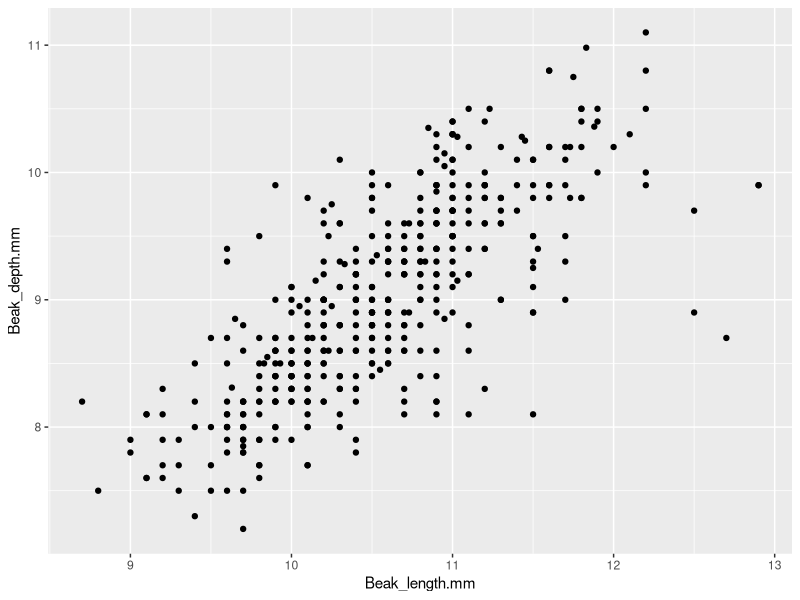
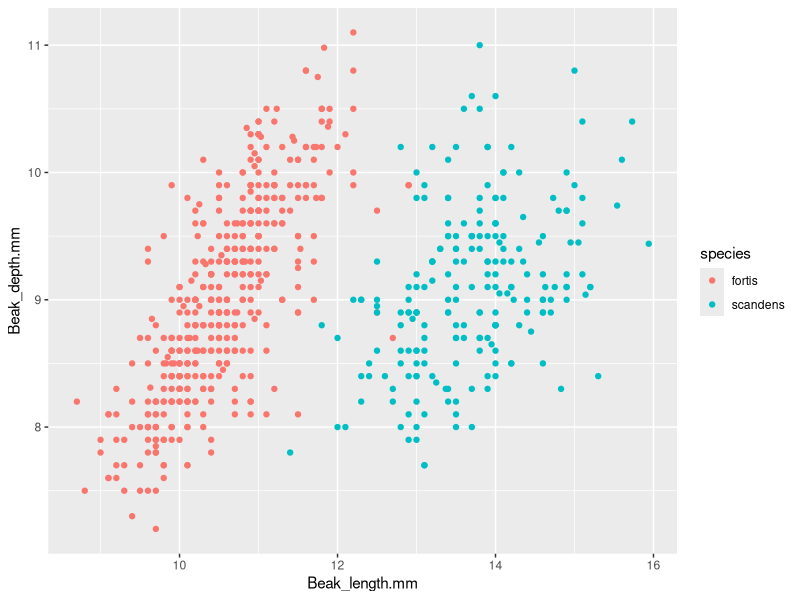
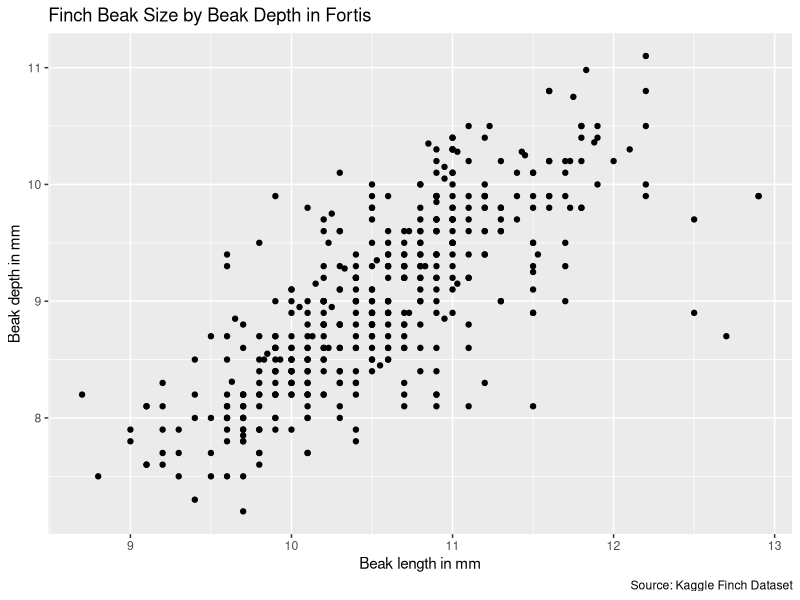
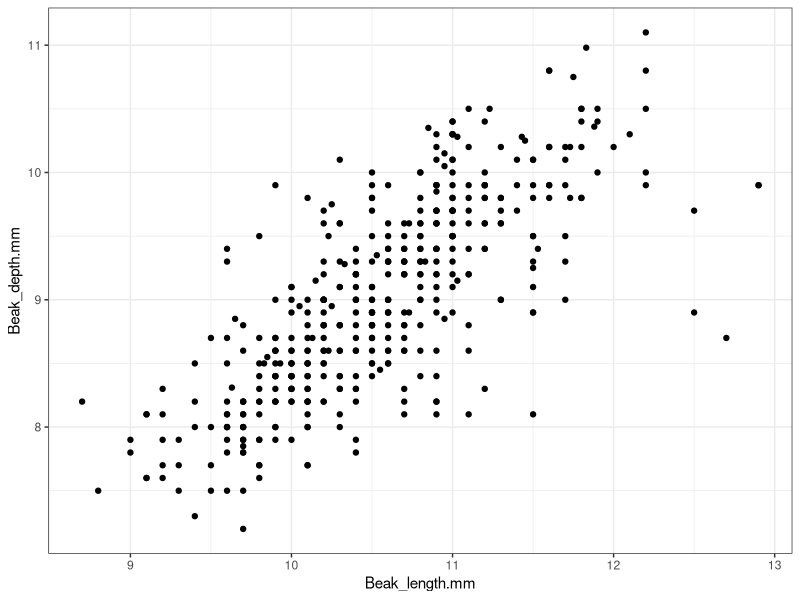
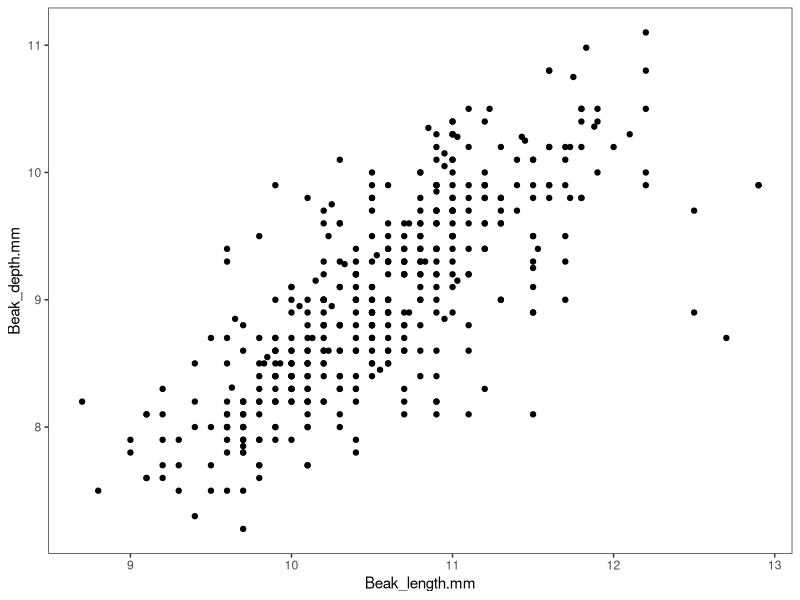
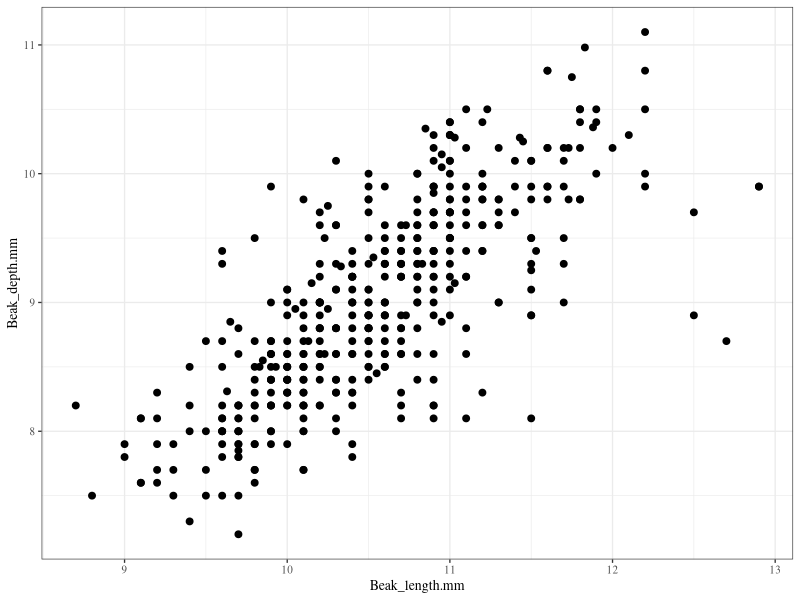
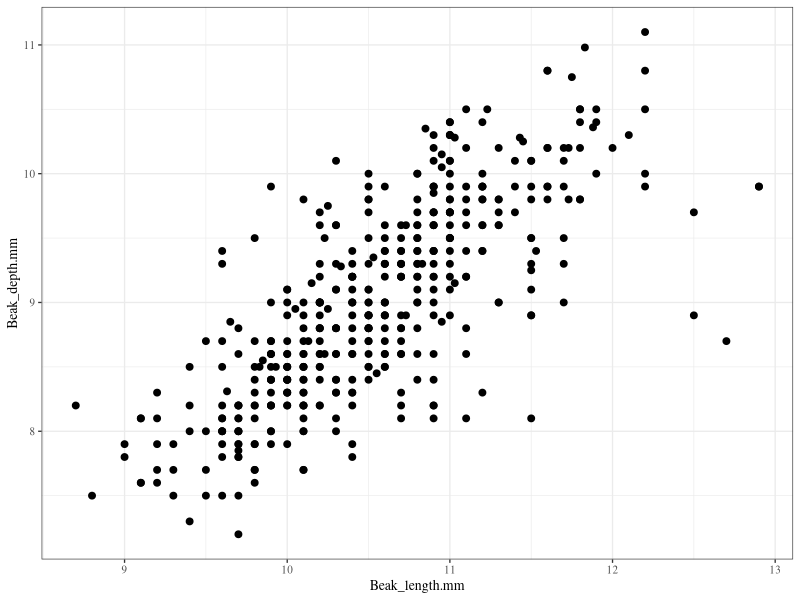
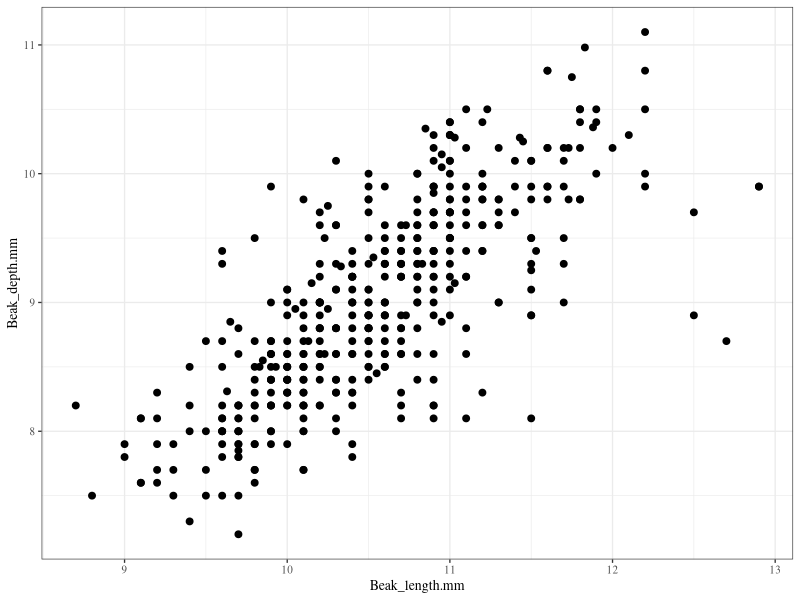

These figures' R source, in order:
## ---- chunk 1
# let's load the tidyverse, which holds ggplot
library(tidyverse) 
#setwd('./03_session')

# let's load the Finch data, it is actually four datasets
beak_t1<- read.csv("./data/finch_beaks_1975.csv")     # peak measurements in1 1975 for scandens / fortis
beak_t2<- read.csv("./data/finch_beaks_2012.csv")     # peak measurements in1 2012 for scandens / fortis
# fortis<- read.csv("./data/fortis_beak_depth_heredity.csv")      # species heredity info
# scandens<- read.csv("./data/scandens_beak_depth_heredity.csv")    # other species heredity info

## ---- chunk 2
# Add a new variable to each dataset to indicate the year
beak_t1 <- beak_t1 %>% mutate(year = 1975)
beak_t2 <- beak_t2 %>% mutate(year = 2012)

# Combine the datasets using bind_rows (dplyr::bind_rows())
finch_data <- bind_rows(beak_t1, beak_t2)

# View the combined dataset
head(finch_data)

## ---- chunk 3
# check the dataset is of the right format: here data.frame
class(finch_data)

# let's select the fortis data to plot
fortis_data<- finch_data %>% filter(species=="fortis")

# we start by specifying the dataset
ggplot(fortis_data, 
       # aesthetic layer: we specify what is the x-axis variable, and the y-axis variable
       aes(x = Beak_length.mm, y = Beak_depth.mm)
       ) + 
       # we specify that we want dots
       geom_point()

# Try plotting the 'scandens' data now based on the above

## ---- chunk 4

ggplot(finch_data, 
       # aesthetic layer: we separate groups by colour
       aes(x = Beak_length.mm, y = Beak_depth.mm, colour = species)) + 
       geom_point()

# Note we can group using size, alpha and shape parameters

## ---- chunk 5
ggplot(
  fortis_data, # another way to select the species 
  aes(x = Beak_length.mm, y = Beak_depth.mm)) + 
  geom_point() + 
  # Adding labels to a plot 
  labs( 
    x = "Beak length in mm",   # x-axis label
    y = "Beak depth in mm",    # y-axis label
    title = "Finch Beak Size by Beak Depth in Fortis",       
    caption = "Source: Kaggle Finch Dataset" # a good place to place the source of the data for instance
    )
## ---- chunk 6
# Apply a black-and-white theme 
ggplot(fortis_data, aes(x = Beak_length.mm, y = Beak_depth.mm)) + 
  geom_point() + 
  theme_bw()  

# Try theme_classic()

## ---- chunk 7
ggplot(fortis_data, aes(x = Beak_length.mm, y = Beak_depth.mm)) + 
  geom_point() + 
  theme_bw() + 
  theme( 
    # remove grids by specifying theme element_
    panel.grid.major = element_blank(), 
    panel.grid.minor = element_blank(), 
  )

## ---- chunk 8
ggplot(fortis_data, aes(x = Beak_length.mm, y = Beak_depth.mm)) + 
  geom_point(size=2) + 
  theme_bw(base_size = 10) + 
  theme(text = element_text(family = "serif"))

# Exercise

# Check ?theme_bw() and ?theme() to find out about theme_bw() and general theme parameters
# 1. assign the plot to a handle h
# 2. try different pre-defined themes with h+theme_*
# 3. change the default font family to "sans" (sans serif)
# 4. change the "face" of the font to "italic"
# 5. change the font size and dots' size so it is visible from 3 meters away (hint: size parameter for dots) 
# 6. add transparency to the dots so we can appreciate their density (hint: alpha parameter for dots)
# Alpha adjusts the transparency with a range of 0-1 with 1 being entirely opaque, 0 invisible

## ---- chunk 9
ggplot(fortis_data, aes(x = Beak_length.mm, y = Beak_depth.mm)) + 
  geom_point(size=2) + 
  theme_bw(base_size = 10) + 
  theme(text = element_text(family = "serif"))

# save to the working directory, specifying dots per inch, height and width in inches; more on this later
ggsave("figures/fortis_scatterplot.png", dpi = 300, height = 4, width = 5, units = "in")

# Open your plot, which is saved in the working directory, e.g. using the Files tab in the bottom right RStudio window, and take 2 seconds to marvel at your work
# Zoom in on the dots to appreciate the resolution

## ---- chunk 10
# 1. Got to the R Graph Gallery website
# 2. Browse through chart types
# 3. See whether you can change chart code to explore the Finch dataset 

